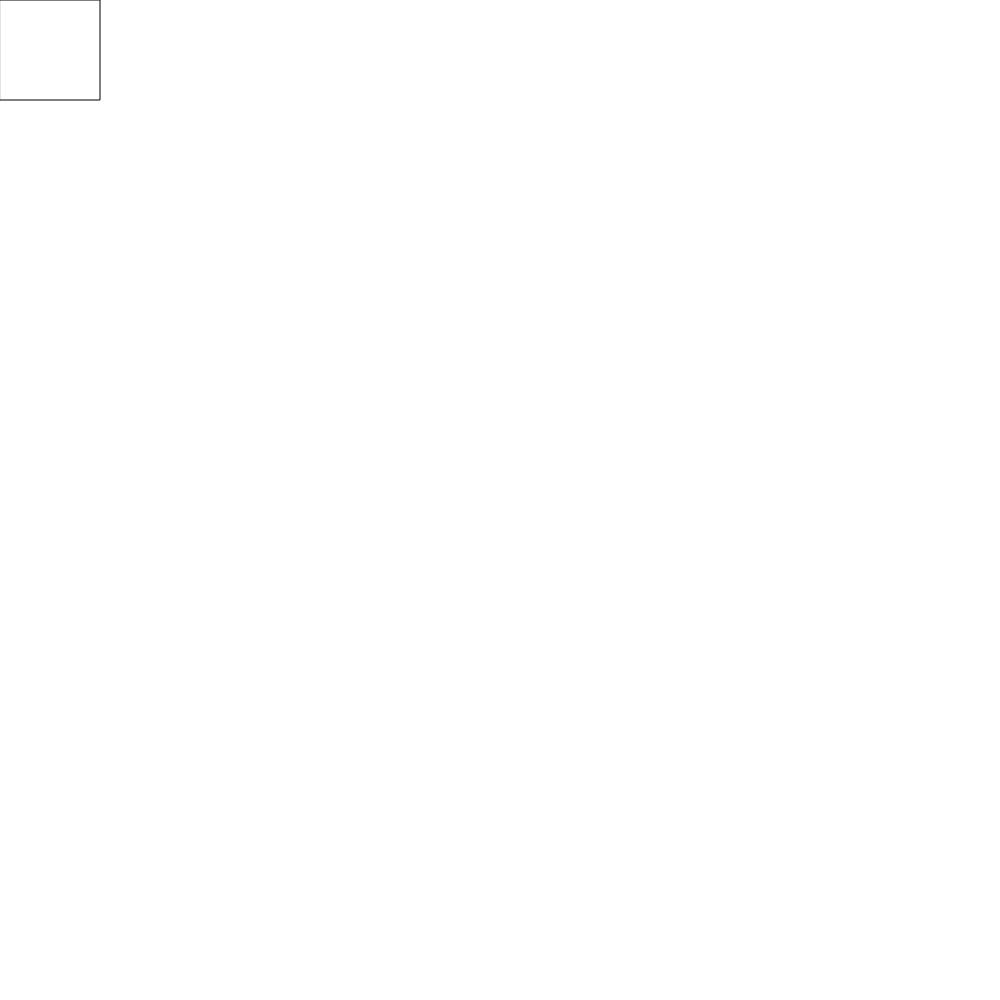
Frame 1 (no input)
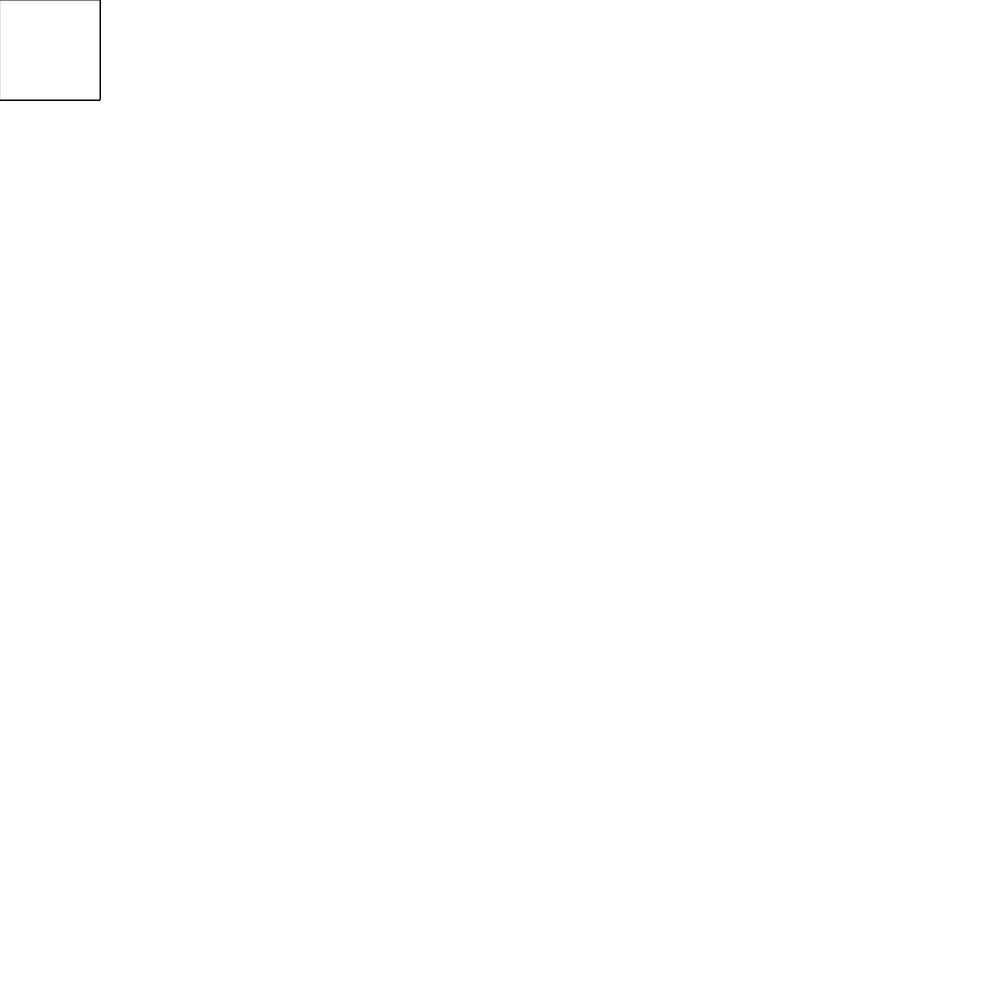
Frame 60 (no input)
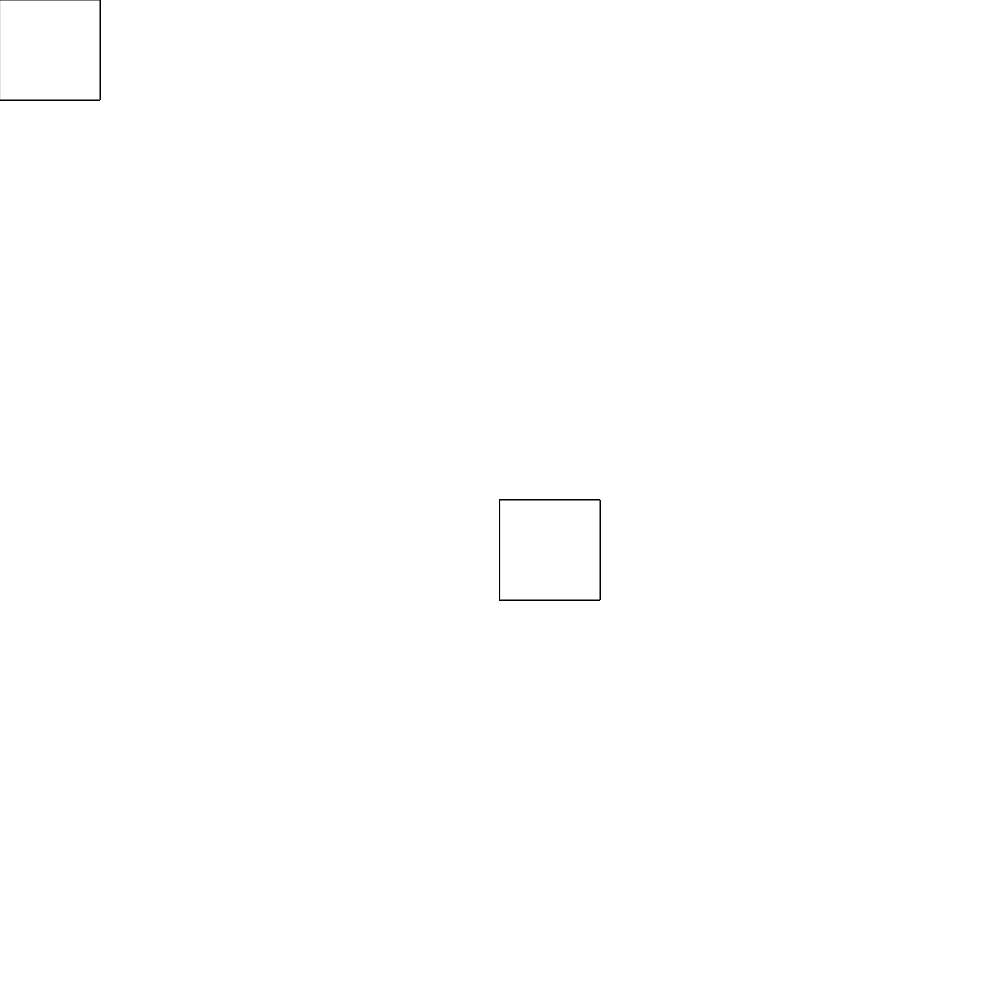
Frame 120 (the mouse pressed at the canvas centre since frame 60)

The p5.js sketch that drew these frames (run headless with seeded random() and noise() and a simulated clock; from frame 60 on, the mouse is pressed at the canvas centre):

// p5.js sketch
// ── sketch.js
function setup() {
  // put setup code here
  createCanvas(1000, 1000);
}

function draw() {
  // put drawing code here

  rect(mouseX, mouseY, 100, 100) ;
}
